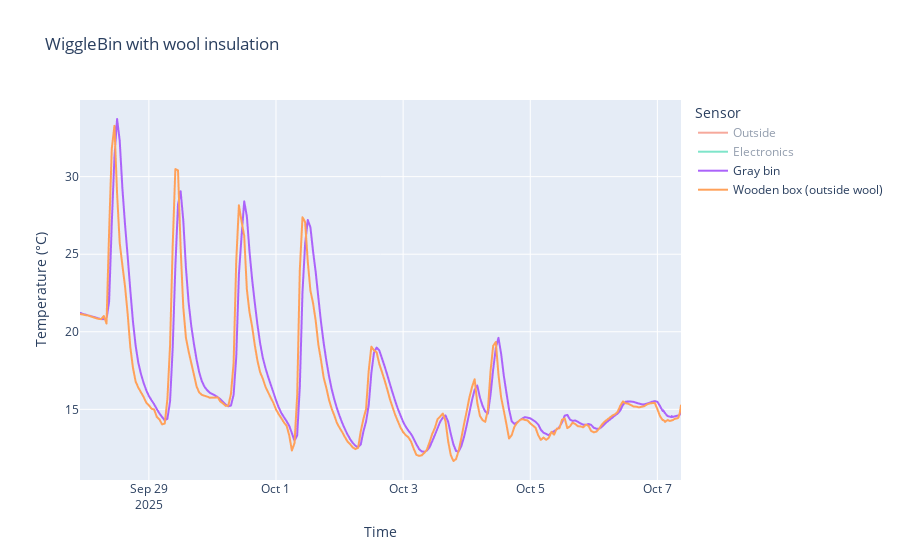

The notebook cell this image was saved under:
### Code cell
# Plot temperature data

# Map entity IDs to nicer names
entity_mapping = {
    'sensor.ds18b20_sensor_288ba6': 'Electronics',
    'sensor.ds18b20_sensor_28d206': 'Outside',
    'sensor.ds18b20_sensor_2805e1': 'Gray bin',
    'sensor.ds18b20_sensor_2855b9': 'Wooden box (outside wool)',
}

wool_insulation['entity_name'] = wool_insulation['entity_id'].map(entity_mapping)

# Plot using the nicer names
fig = px.line(
    wool_insulation,
    y='state',
    color='entity_name',
    title='WiggleBin with wool insulation'
)

# Hide Electronics and Outside by default
hidden_entities = ['Electronics', 'Outside']
for trace in fig.data:
    if trace.name in hidden_entities:
        trace.visible = 'legendonly'

fig.update_layout(
    xaxis_title='Time',
    yaxis_title='Temperature (°C)',
    legend_title='Sensor'
)

fig.show()

### Figure 1 — Plotly figure (JSON) as saved in the notebook; plotly's stock layout.template omitted (floating-point values rounded to 4 significant figures; data arrays with more than 128 entries replaced by an {"elided": "..."} marker saying what was removed)
{"data": [{"hovertemplate": "entity_name=Outside<br>time=%{x}<br>state=%{y}<extra></extra>", "legendgroup": "Outside", "line": {"color": "#EF553B", "dash": "solid"}, "marker": {"symbol": "circle"}, "mode": "lines", "name": "Outside", "showlegend": true, "type": "scattergl", "visible": "legendonly", "x": {"elided": "257 str values"}, "xaxis": "x", "y": {"elided": "257 float values"}, "yaxis": "y"}, {"hovertemplate": "entity_name=Electronics<br>time=%{x}<br>state=%{y}<extra></extra>", "legendgroup": "Electronics", "line": {"color": "#00cc96", "dash": "solid"}, "marker": {"symbol": "circle"}, "mode": "lines", "name": "Electronics", "showlegend": true, "type": "scattergl", "visible": "legendonly", "x": {"elided": "249 str values"}, "xaxis": "x", "y": {"elided": "249 float values"}, "yaxis": "y"}, {"hovertemplate": "entity_name=Gray bin<br>time=%{x}<br>state=%{y}<extra></extra>", "legendgroup": "Gray bin", "line": {"color": "#ab63fa", "dash": "solid"}, "marker": {"symbol": "circle"}, "mode": "lines", "name": "Gray bin", "showlegend": true, "type": "scattergl", "x": {"elided": "236 str values"}, "xaxis": "x", "y": {"elided": "236 float values"}, "yaxis": "y"}, {"hovertemplate": "entity_name=Wooden box (outside wool)<br>time=%{x}<br>state=%{y}<extra></extra>", "legendgroup": "Wooden box (outside wool)", "line": {"color": "#FFA15A", "dash": "solid"}, "marker": {"symbol": "circle"}, "mode": "lines", "name": "Wooden box (outside wool)", "showlegend": true, "type": "scattergl", "x": {"elided": "241 str values"}, "xaxis": "x", "y": {"elided": "241 float values"}, "yaxis": "y"}], "layout": {"legend": {"title": {"text": "Sensor"}, "tracegroupgap": 0}, "title": {"text": "WiggleBin with wool insulation"}, "xaxis": {"anchor": "y", "domain": [0, 1], "title": {"text": "Time"}}, "yaxis": {"anchor": "x", "domain": [0, 1], "title": {"text": "Temperature (°C)"}}}}
